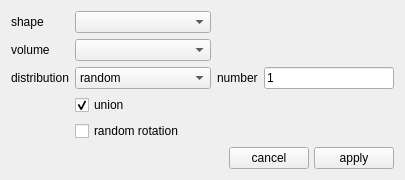
<?xml version="1.0" encoding="UTF-8"?>
<ui version="4.0">
 <class>Form</class>
 <widget class="QWidget" name="Form">
  <property name="geometry">
   <rect>
    <x>0</x>
    <y>0</y>
    <width>405</width>
    <height>172</height>
   </rect>
  </property>
  <property name="windowTitle">
   <string>Form</string>
  </property>
  <layout class="QGridLayout" name="gridLayout">
   <item row="2" column="3">
    <widget class="QLineEdit" name="lineedit_number">
     <property name="text">
      <string>1</string>
     </property>
    </widget>
   </item>
   <item row="0" column="0">
    <widget class="QLabel" name="label">
     <property name="text">
      <string>shape</string>
     </property>
    </widget>
   </item>
   <item row="0" column="1">
    <widget class="QComboBox" name="combobox_shape"/>
   </item>
   <item row="1" column="0">
    <widget class="QLabel" name="label_3">
     <property name="text">
      <string>volume</string>
     </property>
    </widget>
   </item>
   <item row="1" column="1">
    <widget class="QComboBox" name="combobox_volume"/>
   </item>
   <item row="2" column="0">
    <widget class="QLabel" name="label_4">
     <property name="text">
      <string>distribution</string>
     </property>
    </widget>
   </item>
   <item row="2" column="1">
    <widget class="QComboBox" name="combobox_distribution">
     <item>
      <property name="text">
       <string>random</string>
      </property>
     </item>
     <item>
      <property name="text">
       <string>cubic</string>
      </property>
     </item>
     <item>
      <property name="text">
       <string>face centered cubic</string>
      </property>
     </item>
    </widget>
   </item>
   <item row="3" column="1">
    <widget class="QCheckBox" name="checkbox_union">
     <property name="text">
      <string>union</string>
     </property>
     <property name="checked">
      <bool>true</bool>
     </property>
    </widget>
   </item>
   <item row="5" column="0" colspan="4">
    <widget class="QWidget" name="widget" native="true">
     <layout class="QHBoxLayout" name="horizontalLayout">
      <property name="spacing">
       <number>5</number>
      </property>
      <property name="margin">
       <number>0</number>
      </property>
      <item>
       <spacer name="horizontalSpacer">
        <property name="orientation">
         <enum>Qt::Horizontal</enum>
        </property>
        <property name="sizeHint" stdset="0">
         <size>
          <width>40</width>
          <height>20</height>
         </size>
        </property>
       </spacer>
      </item>
      <item>
       <widget class="QPushButton" name="pushbutton_cancel">
        <property name="text">
         <string>cancel</string>
        </property>
       </widget>
      </item>
      <item>
       <widget class="QPushButton" name="pushbutton_apply">
        <property name="text">
         <string>apply</string>
        </property>
       </widget>
      </item>
     </layout>
    </widget>
   </item>
   <item row="2" column="2">
    <widget class="QLabel" name="label_numberspacing">
     <property name="text">
      <string>number</string>
     </property>
    </widget>
   </item>
   <item row="4" column="1">
    <widget class="QCheckBox" name="checkbox_rotation">
     <property name="text">
      <string>random rotation</string>
     </property>
    </widget>
   </item>
  </layout>
 </widget>
 <resources/>
 <connections/>
</ui>
